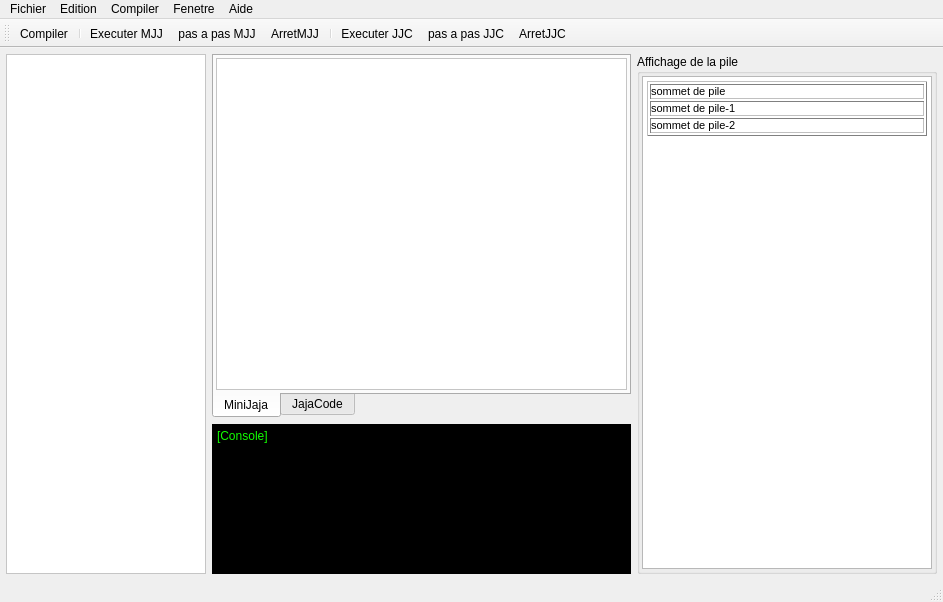
<?xml version="1.0" encoding="UTF-8"?>
<ui version="4.0">
 <class>MainWindow</class>
 <widget class="QMainWindow" name="MainWindow">
  <property name="enabled">
   <bool>true</bool>
  </property>
  <property name="geometry">
   <rect>
    <x>0</x>
    <y>0</y>
    <width>943</width>
    <height>602</height>
   </rect>
  </property>
  <property name="windowTitle">
   <string>MainWindow</string>
  </property>
  <property name="styleSheet">
   <string notr="true"/>
  </property>
  <widget class="QWidget" name="centralWidget">
   <property name="styleSheet">
    <string notr="true"/>
   </property>
   <layout class="QGridLayout" name="gridLayout_2" rowstretch="0,0,0">
    <property name="sizeConstraint">
     <enum>QLayout::SetNoConstraint</enum>
    </property>
    <property name="margin">
     <number>6</number>
    </property>
    <property name="spacing">
     <number>6</number>
    </property>
    <item row="1" column="0" rowspan="2">
     <widget class="QTreeView" name="fileTree">
      <property name="maximumSize">
       <size>
        <width>200</width>
        <height>16777215</height>
       </size>
      </property>
      <property name="styleSheet">
       <string notr="true">background: white; color:black</string>
      </property>
      <property name="showDropIndicator" stdset="0">
       <bool>false</bool>
      </property>
      <property name="dragEnabled">
       <bool>true</bool>
      </property>
      <property name="dragDropMode">
       <enum>QAbstractItemView::DragDrop</enum>
      </property>
     </widget>
    </item>
    <item row="1" column="1">
     <widget class="QTabWidget" name="tabWidget">
      <property name="tabPosition">
       <enum>QTabWidget::South</enum>
      </property>
      <property name="tabShape">
       <enum>QTabWidget::Rounded</enum>
      </property>
      <property name="currentIndex">
       <number>0</number>
      </property>
      <widget class="QWidget" name="tab1">
       <attribute name="title">
        <string>MiniJaja</string>
       </attribute>
       <layout class="QVBoxLayout" name="verticalLayout">
        <property name="spacing">
         <number>2</number>
        </property>
        <property name="margin">
         <number>2</number>
        </property>
        <item>
         <widget class="CodeEditor" name="textZone">
          <property name="enabled">
           <bool>true</bool>
          </property>
          <property name="styleSheet">
           <string notr="true">background: white; color: black;</string>
          </property>
         </widget>
        </item>
       </layout>
      </widget>
      <widget class="QWidget" name="tabJajaCode">
       <attribute name="title">
        <string>JajaCode</string>
       </attribute>
       <layout class="QVBoxLayout" name="verticalLayout_2">
        <property name="spacing">
         <number>2</number>
        </property>
        <property name="margin">
         <number>2</number>
        </property>
        <item>
         <widget class="CodeEditor" name="textZone2">
          <property name="styleSheet">
           <string notr="true">background: white; color: black;</string>
          </property>
         </widget>
        </item>
       </layout>
      </widget>
     </widget>
    </item>
    <item row="2" column="1">
     <widget class="QTextBrowser" name="console">
      <property name="maximumSize">
       <size>
        <width>16777215</width>
        <height>150</height>
       </size>
      </property>
      <property name="styleSheet">
       <string notr="true">background: black;
color: white;
</string>
      </property>
      <property name="html">
       <string>&lt;!DOCTYPE HTML PUBLIC &quot;-//W3C//DTD HTML 4.0//EN&quot; &quot;http://www.w3.org/TR/REC-html40/strict.dtd&quot;&gt;
&lt;html&gt;&lt;head&gt;&lt;meta name=&quot;qrichtext&quot; content=&quot;1&quot; /&gt;&lt;style type=&quot;text/css&quot;&gt;
p, li { white-space: pre-wrap; }
&lt;/style&gt;&lt;/head&gt;&lt;body style=&quot; font-family:'MS Shell Dlg 2'; font-size:8.25pt; font-weight:400; font-style:normal;&quot;&gt;
&lt;p style=&quot; margin-top:0px; margin-bottom:0px; margin-left:0px; margin-right:0px; -qt-block-indent:0; text-indent:0px;&quot;&gt;&lt;span style=&quot; font-family:'Sans Serif'; font-size:9pt; color:#11ff00;&quot;&gt;[Console]&lt;/span&gt;&lt;/p&gt;&lt;/body&gt;&lt;/html&gt;</string>
      </property>
     </widget>
    </item>
    <item row="1" column="2" rowspan="2">
     <widget class="QGroupBox" name="groupBox">
      <property name="minimumSize">
       <size>
        <width>200</width>
        <height>250</height>
       </size>
      </property>
      <property name="maximumSize">
       <size>
        <width>300</width>
        <height>16777215</height>
       </size>
      </property>
      <property name="title">
       <string>Affichage de la pile</string>
      </property>
      <layout class="QVBoxLayout" name="verticalLayout_3">
       <property name="spacing">
        <number>2</number>
       </property>
       <property name="margin">
        <number>2</number>
       </property>
       <item>
        <widget class="QTextEdit" name="textMemo">
         <property name="styleSheet">
          <string notr="true">all{
background-color:white;
}
.td{
border-color: red;
}</string>
         </property>
         <property name="html">
          <string>&lt;!DOCTYPE HTML PUBLIC &quot;-//W3C//DTD HTML 4.0//EN&quot; &quot;http://www.w3.org/TR/REC-html40/strict.dtd&quot;&gt;
&lt;html&gt;&lt;head&gt;&lt;meta name=&quot;qrichtext&quot; content=&quot;1&quot; /&gt;&lt;style type=&quot;text/css&quot;&gt;
p, li { white-space: pre-wrap; }
&lt;/style&gt;&lt;/head&gt;&lt;body style=&quot; font-family:'MS Shell Dlg 2'; font-size:8.25pt; font-weight:400; font-style:normal;&quot;&gt;
&lt;table border=&quot;1&quot; style=&quot; margin-top:0px; margin-bottom:0px; margin-left:0px; margin-right:0px;&quot; width=&quot;100%&quot; cellspacing=&quot;2&quot; cellpadding=&quot;0&quot;&gt;
&lt;tr&gt;
&lt;td&gt;
&lt;p style=&quot; margin-top:0px; margin-bottom:0px; margin-left:0px; margin-right:0px; -qt-block-indent:0; text-indent:0px;&quot;&gt;&lt;span style=&quot; font-family:'Sans Serif'; font-size:8pt;&quot;&gt;sommet de pile &lt;/span&gt;&lt;/p&gt;&lt;/td&gt;&lt;/tr&gt;
&lt;tr&gt;
&lt;td&gt;
&lt;p style=&quot; margin-top:0px; margin-bottom:0px; margin-left:0px; margin-right:0px; -qt-block-indent:0; text-indent:0px;&quot;&gt;&lt;span style=&quot; font-family:'Sans Serif'; font-size:8pt;&quot;&gt;sommet de pile-1 &lt;/span&gt;&lt;/p&gt;&lt;/td&gt;&lt;/tr&gt;
&lt;tr&gt;
&lt;td&gt;
&lt;p style=&quot; margin-top:0px; margin-bottom:0px; margin-left:0px; margin-right:0px; -qt-block-indent:0; text-indent:0px;&quot;&gt;&lt;span style=&quot; font-family:'Sans Serif'; font-size:8pt;&quot;&gt;sommet de pile-2 &lt;/span&gt;&lt;/p&gt;&lt;/td&gt;&lt;/tr&gt;&lt;/table&gt;&lt;/body&gt;&lt;/html&gt;</string>
         </property>
        </widget>
       </item>
      </layout>
     </widget>
    </item>
   </layout>
  </widget>
  <widget class="QMenuBar" name="menuBar">
   <property name="geometry">
    <rect>
     <x>0</x>
     <y>0</y>
     <width>943</width>
     <height>21</height>
    </rect>
   </property>
   <widget class="QMenu" name="menufichier">
    <property name="title">
     <string>Fichier</string>
    </property>
    <addaction name="actionOuvrir"/>
    <addaction name="actionNouveau_Fichier"/>
    <addaction name="actionSauvegarder"/>
    <addaction name="actionSauvegarder_sous"/>
    <addaction name="separator"/>
    <addaction name="actionFermer"/>
    <addaction name="separator"/>
    <addaction name="actionQuitter"/>
   </widget>
   <widget class="QMenu" name="menuEdition">
    <property name="title">
     <string>Edition</string>
    </property>
    <addaction name="actionAnnuler"/>
    <addaction name="actionRestaurer"/>
   </widget>
   <widget class="QMenu" name="menuCompiler">
    <property name="title">
     <string>Compiler</string>
    </property>
    <addaction name="actionCompiler"/>
    <addaction name="separator"/>
    <addaction name="actionExecuter"/>
    <addaction name="ExecutePasAPasMJJ"/>
    <addaction name="actionArretMJJ"/>
    <addaction name="separator"/>
    <addaction name="actionExecuter_JJC"/>
    <addaction name="ExecutePasAPasJJC"/>
    <addaction name="actionArretJJC"/>
   </widget>
   <widget class="QMenu" name="menuFenetre">
    <property name="title">
     <string>Fenetre</string>
    </property>
    <widget class="QMenu" name="menuRedimmensionner">
     <property name="title">
      <string>Redimmensionner</string>
     </property>
     <property name="icon">
      <iconset resource="../resources/resource.qrc">
       <normaloff>:/new/icons/1386824597_layer_resize.png</normaloff>:/new/icons/1386824597_layer_resize.png</iconset>
     </property>
     <addaction name="action800x600"/>
     <addaction name="action1080x720"/>
    </widget>
    <addaction name="menuRedimmensionner"/>
   </widget>
   <widget class="QMenu" name="menuAide">
    <property name="title">
     <string>Aide</string>
    </property>
    <addaction name="actionA_propos"/>
   </widget>
   <addaction name="menufichier"/>
   <addaction name="menuEdition"/>
   <addaction name="menuCompiler"/>
   <addaction name="menuFenetre"/>
   <addaction name="menuAide"/>
  </widget>
  <widget class="QToolBar" name="mainToolBar">
   <attribute name="toolBarArea">
    <enum>TopToolBarArea</enum>
   </attribute>
   <attribute name="toolBarBreak">
    <bool>false</bool>
   </attribute>
   <addaction name="actionCompiler"/>
   <addaction name="separator"/>
   <addaction name="actionExecuter"/>
   <addaction name="ExecutePasAPasMJJ"/>
   <addaction name="actionArretMJJ"/>
   <addaction name="separator"/>
   <addaction name="actionExecuter_JJC"/>
   <addaction name="ExecutePasAPasJJC"/>
   <addaction name="actionArretJJC"/>
  </widget>
  <widget class="QStatusBar" name="statusBar"/>
  <action name="actionCompiler">
   <property name="icon">
    <iconset resource="../resources/resource.qrc">
     <normaloff>:/new/icons/1386190814_compile.png</normaloff>:/new/icons/1386190814_compile.png</iconset>
   </property>
   <property name="text">
    <string>Compiler</string>
   </property>
   <property name="toolTip">
    <string>Lancer la compilation</string>
   </property>
   <property name="shortcut">
    <string>Ctrl+B</string>
   </property>
  </action>
  <action name="actionExecuter">
   <property name="icon">
    <iconset resource="../resources/resource.qrc">
     <normaloff>:/new/icons/1386189852_Play2Hot.png</normaloff>:/new/icons/1386189852_Play2Hot.png</iconset>
   </property>
   <property name="text">
    <string>Executer MJJ</string>
   </property>
   <property name="toolTip">
    <string>Lancer l'éxecution</string>
   </property>
   <property name="shortcut">
    <string>Ctrl+R</string>
   </property>
  </action>
  <action name="actionOuvrir">
   <property name="icon">
    <iconset resource="../resources/resource.qrc">
     <normaloff>:/new/icons/1386824145_Open.png</normaloff>:/new/icons/1386824145_Open.png</iconset>
   </property>
   <property name="text">
    <string>Ouvrir</string>
   </property>
   <property name="shortcut">
    <string>Ctrl+O</string>
   </property>
  </action>
  <action name="actionSauvegarder">
   <property name="enabled">
    <bool>false</bool>
   </property>
   <property name="icon">
    <iconset resource="../resources/resource.qrc">
     <normaloff>:/new/icons/1386824052_floppy_disk_save.png</normaloff>:/new/icons/1386824052_floppy_disk_save.png</iconset>
   </property>
   <property name="text">
    <string>Sauvegarder</string>
   </property>
   <property name="shortcut">
    <string>Ctrl+S</string>
   </property>
  </action>
  <action name="actionQuitter">
   <property name="icon">
    <iconset resource="../resources/resource.qrc">
     <normaloff>:/new/icons/1386824183_exit.png</normaloff>:/new/icons/1386824183_exit.png</iconset>
   </property>
   <property name="text">
    <string>Quitter</string>
   </property>
  </action>
  <action name="actionFermer">
   <property name="icon">
    <iconset resource="../resources/resource.qrc">
     <normaloff>:/new/icons/1386824175_cross-24.png</normaloff>:/new/icons/1386824175_cross-24.png</iconset>
   </property>
   <property name="text">
    <string>Fermer</string>
   </property>
   <property name="shortcut">
    <string>Ctrl+X</string>
   </property>
  </action>
  <action name="actionSauvegarder_sous">
   <property name="icon">
    <iconset resource="../resources/resource.qrc">
     <normaloff>:/new/icons/1386824097_filesaveas.png</normaloff>:/new/icons/1386824097_filesaveas.png</iconset>
   </property>
   <property name="text">
    <string>Sauvegarder sous ...</string>
   </property>
   <property name="toolTip">
    <string>Sauvegarder sous</string>
   </property>
  </action>
  <action name="actionNouveau_Fichier">
   <property name="icon">
    <iconset resource="../resources/resource.qrc">
     <normaloff>:/new/icons/1386824125_document-new.png</normaloff>:/new/icons/1386824125_document-new.png</iconset>
   </property>
   <property name="text">
    <string>Nouveau Fichier</string>
   </property>
   <property name="shortcut">
    <string>Ctrl+N</string>
   </property>
  </action>
  <action name="actionExecuter_JJC">
   <property name="icon">
    <iconset resource="../resources/resource.qrc">
     <normaloff>:/new/icons/1386189852_Play1Hot.png</normaloff>:/new/icons/1386189852_Play1Hot.png</iconset>
   </property>
   <property name="text">
    <string>Executer JJC</string>
   </property>
   <property name="toolTip">
    <string>Lancer l'execution du JaJaCode</string>
   </property>
   <property name="shortcut">
    <string>Ctrl+T</string>
   </property>
  </action>
  <action name="ExecutePasAPasMJJ">
   <property name="icon">
    <iconset resource="../resources/resource.qrc">
     <normaloff>:/new/icons/1386189806_step-forward2.png</normaloff>:/new/icons/1386189806_step-forward2.png</iconset>
   </property>
   <property name="text">
    <string>pas a pas MJJ</string>
   </property>
   <property name="toolTip">
    <string>Lancer l'execution pas a pas du MiniJaJa</string>
   </property>
  </action>
  <action name="ExecutePasAPasJJC">
   <property name="icon">
    <iconset resource="../resources/resource.qrc">
     <normaloff>:/new/icons/1386189806_step-forward.png</normaloff>:/new/icons/1386189806_step-forward.png</iconset>
   </property>
   <property name="text">
    <string>pas a pas JJC</string>
   </property>
   <property name="toolTip">
    <string>Lancer l'execution pas a pas du JaJaCode</string>
   </property>
  </action>
  <action name="actionArretMJJ">
   <property name="icon">
    <iconset resource="../resources/resource.qrc">
     <normaloff>:/new/icons/1386189589_gtk-stop.png</normaloff>:/new/icons/1386189589_gtk-stop.png</iconset>
   </property>
   <property name="text">
    <string>ArretMJJ</string>
   </property>
   <property name="toolTip">
    <string>Arrete l'execution du MiniJaJa</string>
   </property>
  </action>
  <action name="actionArretJJC">
   <property name="icon">
    <iconset resource="../resources/resource.qrc">
     <normaloff>:/new/icons/1386189589_gtk-stop.png</normaloff>:/new/icons/1386189589_gtk-stop.png</iconset>
   </property>
   <property name="text">
    <string>ArretJJC</string>
   </property>
   <property name="toolTip">
    <string>Arrete l'execution du JaJaCode</string>
   </property>
  </action>
  <action name="actionAnnuler">
   <property name="icon">
    <iconset resource="../resources/resource.qrc">
     <normaloff>:/new/icons/1386824269_Undo.png</normaloff>:/new/icons/1386824269_Undo.png</iconset>
   </property>
   <property name="text">
    <string>Annuler</string>
   </property>
  </action>
  <action name="actionRestaurer">
   <property name="enabled">
    <bool>true</bool>
   </property>
   <property name="icon">
    <iconset resource="../resources/resource.qrc">
     <normaloff>:/new/icons/1386824300_Redo.png</normaloff>:/new/icons/1386824300_Redo.png</iconset>
   </property>
   <property name="text">
    <string>Restaurer</string>
   </property>
  </action>
  <action name="actionCompiler_2">
   <property name="text">
    <string>Compiler</string>
   </property>
  </action>
  <action name="actionInterpreter_le_MiniJaJa">
   <property name="text">
    <string>Interpreter le MiniJaJa</string>
   </property>
  </action>
  <action name="actionInterpreter_JaJaCode">
   <property name="text">
    <string>Interpreter JaJaCode</string>
   </property>
  </action>
  <action name="actionA_propos">
   <property name="icon">
    <iconset resource="../resources/resource.qrc">
     <normaloff>:/new/icons/1386824446_Information.png</normaloff>:/new/icons/1386824446_Information.png</iconset>
   </property>
   <property name="text">
    <string>A propos</string>
   </property>
  </action>
  <action name="action800x600">
   <property name="icon">
    <iconset resource="../resources/resource.qrc">
     <normaloff>:/new/icons/1386824597_layer_resize.png</normaloff>:/new/icons/1386824597_layer_resize.png</iconset>
   </property>
   <property name="text">
    <string>800x600</string>
   </property>
  </action>
  <action name="action1080x720">
   <property name="icon">
    <iconset resource="../resources/resource.qrc">
     <normaloff>:/new/icons/1386824597_layer_resize.png</normaloff>:/new/icons/1386824597_layer_resize.png</iconset>
   </property>
   <property name="text">
    <string>1080x720</string>
   </property>
  </action>
 </widget>
 <layoutdefault spacing="6" margin="11"/>
 <customwidgets>
  <customwidget>
   <class>CodeEditor</class>
   <extends>QPlainTextEdit</extends>
   <header>codeeditor.h</header>
  </customwidget>
 </customwidgets>
 <resources>
  <include location="../resources/resource.qrc"/>
 </resources>
 <connections/>
</ui>
